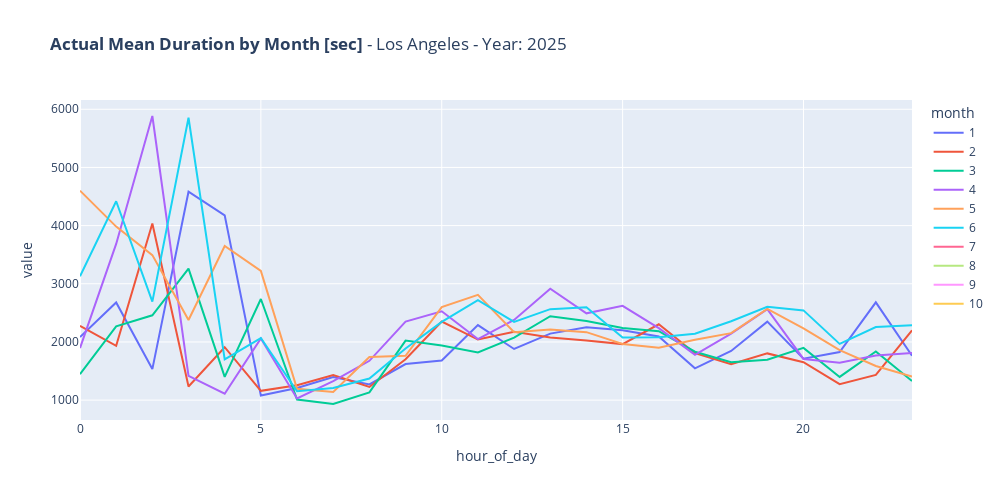

The cell this chart's notebook holds for it:
### Code cell
actual_month_means_los_angeles = group_results_los_angeles['actual'].mean().unstack(level='hour_of_day').T
fig = px.line(actual_month_means_los_angeles, title=f"<b>Actual Mean Duration by Month [sec]</b> - Los Angeles - Year: {year_to_test}", width=1000, height=500)

fig.show()

### Figure 1 — Plotly figure (JSON) as saved in the notebook; plotly's stock layout.template omitted (floating-point values rounded to 4 significant figures)
{"data": [{"hovertemplate": "month=1<br>hour_of_day=%{x}<br>value=%{y}<extra></extra>", "legendgroup": "1", "line": {"color": "#636efa", "dash": "solid"}, "marker": {"symbol": "circle"}, "mode": "lines", "name": "1", "orientation": "v", "showlegend": true, "type": "scatter", "x": [0, 1, 2, 3, 4, 5, 6, 7, 8, 9, 10, 11, 12, 13, 14, 15, 16, 17, 18, 19, 20, 21, 22, 23], "xaxis": "x", "y": [2085.0, 2680.0, 1533.0, 4582.0, 4176.0, 1080.0, 1207.0, 1397.0, 1270.0, 1621.0, 1682.0, 2289.0, 1879.0, 2143.0, 2251.0, 2200.0, 2094.0, 1546.0, 1845.0, 2349.0, 1713.0, 1827.0, 2681.0, 1764.0], "yaxis": "y"}, {"hovertemplate": "month=2<br>hour_of_day=%{x}<br>value=%{y}<extra></extra>", "legendgroup": "2", "line": {"color": "#EF553B", "dash": "solid"}, "marker": {"symbol": "circle"}, "mode": "lines", "name": "2", "orientation": "v", "showlegend": true, "type": "scatter", "x": [0, 1, 2, 3, 4, 5, 6, 7, 8, 9, 10, 11, 12, 13, 14, 15, 16, 17, 18, 19, 20, 21, 22, 23], "xaxis": "x", "y": [2276.0, 1933.0, 4035.0, 1235.0, 1909.0, 1159.0, 1256.0, 1430.0, 1226.0, 1702.0, 2352.0, 2042.0, 2174.0, 2077.0, 2025.0, 1963.0, 2304.0, 1807.0, 1619.0, 1803.0, 1652.0, 1274.0, 1434.0, 2200.0], "yaxis": "y"}, {"hovertemplate": "month=3<br>hour_of_day=%{x}<br>value=%{y}<extra></extra>", "legendgroup": "3", "line": {"color": "#00cc96", "dash": "solid"}, "marker": {"symbol": "circle"}, "mode": "lines", "name": "3", "orientation": "v", "showlegend": true, "type": "scatter", "x": [0, 1, 2, 3, 4, 5, 6, 7, 8, 9, 10, 11, 12, 13, 14, 15, 16, 17, 18, 19, 20, 21, 22, 23], "xaxis": "x", "y": [1445.0, 2268.0, 2458.0, 3261.0, 1400.0, 2739.0, 1009.0, 933.2, 1132.0, 2023.0, 1939.0, 1820.0, 2074.0, 2443.0, 2361.0, 2241.0, 2186.0, 1832.0, 1652.0, 1695.0, 1898.0, 1399.0, 1836.0, 1327.0], "yaxis": "y"}, {"hovertemplate": "month=4<br>hour_of_day=%{x}<br>value=%{y}<extra></extra>", "legendgroup": "4", "line": {"color": "#ab63fa", "dash": "solid"}, "marker": {"symbol": "circle"}, "mode": "lines", "name": "4", "orientation": "v", "showlegend": true, "type": "scatter", "x": [0, 1, 2, 3, 4, 5, 6, 7, 8, 9, 10, 11, 12, 13, 14, 15, 16, 17, 18, 19, 20, 21, 22, 23], "xaxis": "x", "y": [1895.0, 3685.0, 5884.0, 1416.0, 1110.0, 2060.0, 1030.0, 1328.0, 1676.0, 2350.0, 2527.0, 2048.0, 2379.0, 2915.0, 2492.0, 2621.0, 2238.0, 1779.0, 2145.0, 2563.0, 1708.0, 1642.0, 1767.0, 1810.0], "yaxis": "y"}, {"hovertemplate": "month=5<br>hour_of_day=%{x}<br>value=%{y}<extra></extra>", "legendgroup": "5", "line": {"color": "#FFA15A", "dash": "solid"}, "marker": {"symbol": "circle"}, "mode": "lines", "name": "5", "orientation": "v", "showlegend": true, "type": "scatter", "x": [0, 1, 2, 3, 4, 5, 6, 7, 8, 9, 10, 11, 12, 13, 14, 15, 16, 17, 18, 19, 20, 21, 22, 23], "xaxis": "x", "y": [4601.0, 3983.0, 3493.0, 2377.0, 3650.0, 3221.0, 1193.0, 1141.0, 1743.0, 1762.0, 2599.0, 2809.0, 2168.0, 2216.0, 2169.0, 1965.0, 1900.0, 2039.0, 2151.0, 2568.0, 2235.0, 1860.0, 1587.0, 1404.0], "yaxis": "y"}, {"hovertemplate": "month=6<br>hour_of_day=%{x}<br>value=%{y}<extra></extra>", "legendgroup": "6", "line": {"color": "#19d3f3", "dash": "solid"}, "marker": {"symbol": "circle"}, "mode": "lines", "name": "6", "orientation": "v", "showlegend": true, "type": "scatter", "x": [0, 1, 2, 3, 4, 5, 6, 7, 8, 9, 10, 11, 12, 13, 14, 15, 16, 17, 18, 19, 20, 21, 22, 23], "xaxis": "x", "y": [3129.0, 4419.0, 2693.0, 5855.0, 1702.0, 2067.0, 1153.0, 1208.0, 1371.0, 1887.0, 2346.0, 2718.0, 2344.0, 2564.0, 2597.0, 2076.0, 2080.0, 2141.0, 2355.0, 2604.0, 2543.0, 1967.0, 2257.0, 2286.0], "yaxis": "y"}, {"hovertemplate": "month=7<br>hour_of_day=%{x}<br>value=%{y}<extra></extra>", "legendgroup": "7", "line": {"color": "#FF6692", "dash": "solid"}, "marker": {"symbol": "circle"}, "mode": "lines", "name": "7", "orientation": "v", "showlegend": true, "type": "scatter", "x": [0, 1, 2, 3, 4, 5, 6, 7, 8, 9, 10, 11, 12, 13, 14, 15, 16, 17, 18, 19, 20, 21, 22, 23], "xaxis": "x", "y": [NaN, NaN, NaN, NaN, NaN, NaN, NaN, NaN, NaN, NaN, NaN, NaN, NaN, NaN, NaN, NaN, NaN, NaN, NaN, NaN, NaN, NaN, NaN, NaN], "yaxis": "y"}, {"hovertemplate": "month=8<br>hour_of_day=%{x}<br>value=%{y}<extra></extra>", "legendgroup": "8", "line": {"color": "#B6E880", "dash": "solid"}, "marker": {"symbol": "circle"}, "mode": "lines", "name": "8", "orientation": "v", "showlegend": true, "type": "scatter", "x": [0, 1, 2, 3, 4, 5, 6, 7, 8, 9, 10, 11, 12, 13, 14, 15, 16, 17, 18, 19, 20, 21, 22, 23], "xaxis": "x", "y": [NaN, NaN, NaN, NaN, NaN, NaN, NaN, NaN, NaN, NaN, NaN, NaN, NaN, NaN, NaN, NaN, NaN, NaN, NaN, NaN, NaN, NaN, NaN, NaN], "yaxis": "y"}, {"hovertemplate": "month=9<br>hour_of_day=%{x}<br>value=%{y}<extra></extra>", "legendgroup": "9", "line": {"color": "#FF97FF", "dash": "solid"}, "marker": {"symbol": "circle"}, "mode": "lines", "name": "9", "orientation": "v", "showlegend": true, "type": "scatter", "x": [0, 1, 2, 3, 4, 5, 6, 7, 8, 9, 10, 11, 12, 13, 14, 15, 16, 17, 18, 19, 20, 21, 22, 23], "xaxis": "x", "y": [NaN, NaN, NaN, NaN, NaN, NaN, NaN, NaN, NaN, NaN, NaN, NaN, NaN, NaN, NaN, NaN, NaN, NaN, NaN, NaN, NaN, NaN, NaN, NaN], "yaxis": "y"}, {"hovertemplate": "month=10<br>hour_of_day=%{x}<br>value=%{y}<extra></extra>", "legendgroup": "10", "line": {"color": "#FECB52", "dash": "solid"}, "marker": {"symbol": "circle"}, "mode": "lines", "name": "10", "orientation": "v", "showlegend": true, "type": "scatter", "x": [0, 1, 2, 3, 4, 5, 6, 7, 8, 9, 10, 11, 12, 13, 14, 15, 16, 17, 18, 19, 20, 21, 22, 23], "xaxis": "x", "y": [NaN, NaN, NaN, NaN, NaN, NaN, NaN, NaN, NaN, NaN, NaN, NaN, NaN, NaN, NaN, NaN, NaN, NaN, NaN, NaN, NaN, NaN, NaN, NaN], "yaxis": "y"}], "layout": {"height": 500, "legend": {"title": {"text": "month"}, "tracegroupgap": 0}, "title": {"text": "<b>Actual Mean Duration by Month [sec]</b> - Los Angeles - Year: 2025"}, "width": 1000, "xaxis": {"anchor": "y", "domain": [0, 1], "title": {"text": "hour_of_day"}}, "yaxis": {"anchor": "x", "domain": [0, 1], "title": {"text": "value"}}}}
